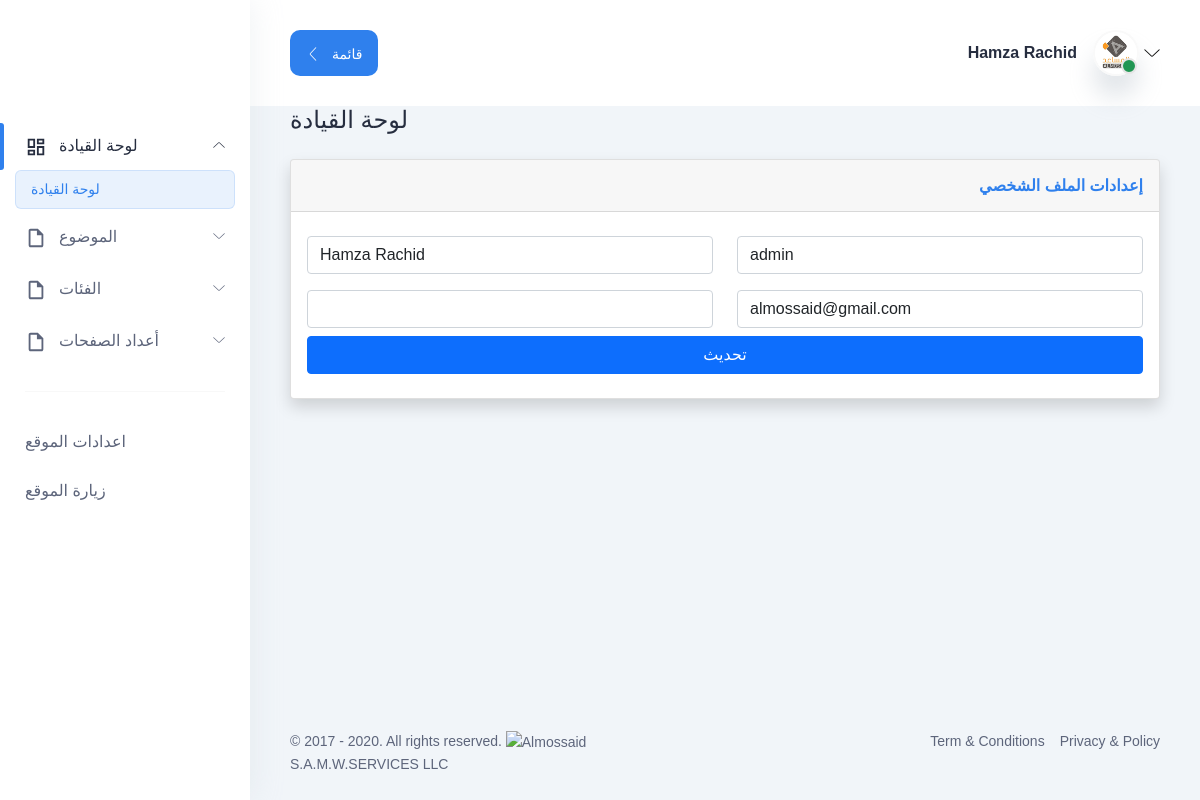
Page /adminAPI/settingsprofile.php (signed in) on the committed database.
### tables this page shows
CREATE TABLE `settings` (
  `title` varchar(222) NOT NULL,
  `file` blob NOT NULL,
  `off` enum('Open','Close') DEFAULT NULL,
  `date` timestamp NOT NULL DEFAULT current_timestamp(),
  `email` varchar(222) NOT NULL,
  `mobile` varchar(222) NOT NULL,
  `adresse` varchar(222) NOT NULL,
  `fax` varchar(222) NOT NULL,
  `color` varchar(222) NOT NULL,
  `facebook` varchar(200) NOT NULL,
  `youtube` varchar(200) NOT NULL,
  `instagram` varchar(200) NOT NULL,
  `size` varchar(55) NOT NULL,
  `key` varchar(222) NOT NULL,
  `url` varchar(222) NOT NULL
);

CREATE TABLE `users` (
  `id` int(11) NOT NULL,
  `fullname` varchar(222) NOT NULL,
  `email` varchar(222) NOT NULL,
  `password` varchar(200) NOT NULL,
  `file` blob NOT NULL,
  `role` enum('admin','user') DEFAULT NULL,
  `date` timestamp NOT NULL DEFAULT current_timestamp(),
  `username` varchar(99) NOT NULL
);

### adminAPI/settingsprofile.php (the view, shortened to what this page needs)
<?php include('head.php');?>
<?php
 $user = $connect->query("SELECT * FROM `users`")->fetch();
?>
                <div class="container-fluid">
                    <div class="d-sm-flex align-items-center justify-content-between mb-4">
                        <h1 class="h3 mb-0 text-gray-800">لوحة القيادة </h1>
                    </div>
                    <div class="row">
                        <div class="col-lg-12 mb-4">
                            <div class="card shadow mb-4">
                                <div class="card-header py-3">
                                    <h6 class="m-0 font-weight-bold text-primary text-end"> إعدادات الملف الشخصي </h6>
                                </div>
                                <div class="card-body">
                            <form action="" method="post">
                                <div class="form-group row">
                                    <div class="col-sm-6 mb-3 mb-sm-0 my-2">
                                     <input  class="form-control"  type="text" name="fullname" value="<?=$user['fullname']; ?>" autocomplete="off" class="box"/>
                                    </div>
                                    <div class="col-sm-6 my-2">
                                     <input class="form-control"  type="text" name="username" value="<?=$user['username']; ?>" autocomplete="off" class="box"/>
                                    </div>
                                </div>
                                 <div class="form-group row">
                                    <div class="col-sm-6 mb-3 mb-sm-0 my-2">
                                    <input  class="form-control"  type="password" name="password" autocomplete="off" class="box"/>
                                 </div>
                             <div class="col-sm-6 mb-3 mb-sm-0 my-2">
                                    <input  class="form-control"  type="text" name="email" value="<?=$user['email']; ?>" autocomplete="off" class="box"/>
                                 </div>
                                </div>
                             <div class="my-2">
                                <div class="d-grid gap-2">
                               <input type="submit" name='update' value="تحديث" class="btn btn-primary btn-user btn-block"> </input>
                               </div>
                               </div>
</form>
                                </div>
                            </div>
                        </div>
                    </div>
                </div>
<?php include('footer.php'); ?>

### adminAPI/head.php (shortened to what this page needs)
<?php
 require '../config/config.php';
 ?>
 <?php
 $settings = $connect->query("SELECT * FROM `settings`")->fetch();
 ?>
<!DOCTYPE html>
<html lang="en">
  <head>
   <link rel="stylesheet" type="text/css" href="//cdn.datatables.net/1.11.3/css/jquery.dataTables.min.css">
    <link rel='stylesheet' href='https://cdnjs.cloudflare.com/ajax/libs/font-awesome/5.10.2/css/all.css'>
    <link rel="stylesheet" href="assets/css/bootstrap.min.css" />
    <link rel="stylesheet" href="assets/css/LineIcons.css" />
    <link rel="stylesheet" href="assets/css/main.css" />
    <link rel="stylesheet" href="../plugin/fontawesome/fontawesome-browser.css" />
  </head>
  <body>
    <aside class="sidebar-nav-wrapper">
      <div class="navbar-logo">
        <a href="index.php">
          <img <?php $file ="logo/".$settings['file'];?> src="<?php echo $file ?>" width="40%" alt="logo" />
        </a>
      </div>
      <nav class="sidebar-nav">
        <ul>
          <li class="nav-item nav-item-has-children">
            <a href="#0"  data-bs-toggle="collapse"  data-bs-target="#ddmenu_1"  aria-controls="ddmenu_1"  aria-expanded="false" aria-label="Toggle navigation" >
              <span class="icon">
              </span>
              <span class="text">لوحة القيادة </span>
            </a>
            <ul id="ddmenu_1" class="collapse show dropdown-nav">
              <li>
                <a href="index.php" class="active"> لوحة القيادة  </a>
              </li>
            </ul>
          </li>
          <li class="nav-item nav-item-has-children">
            <a href="#0" class="collapsed" data-bs-toggle="collapse" data-bs-target="#ddmenu_2" aria-controls="ddmenu_2" aria-expanded="false"  aria-label="Toggle navigation" >
              <span class="icon">
              </span>
              <span class="text"> الموضوع </span>
            </a>
          </li>
          <li class="nav-item nav-item-has-children">
            <a href="#0" class="collapsed" data-bs-toggle="collapse" data-bs-target="#ddmenu_3" aria-controls="ddmenu_3" aria-expanded="false"  aria-label="Toggle navigation" >
              <span class="icon">
              </span>
              <span class="text">الفئات  </span>
            </a>
          </li>
          <li class="nav-item nav-item-has-children">
            <a href="#0" class="collapsed" data-bs-toggle="collapse" data-bs-target="#ddmenu_6" aria-controls="ddmenu_6" aria-expanded="false"  aria-label="Toggle navigation" >
              <span class="icon">
              </span>
              <span class="text"> أعداد الصفحات </span>
            </a>
          </li>
          <span class="divider"><hr /></span>
          <li class="nav-item">
             <a href="settings.php"> اعدادات الموقع   </a>
          </li>
          <li class="nav-item">
             <a href="<?= $settings['url'] ?>" rel="nofollow"  target="_blank"> زيارة الموقع </a>
          </li>
        </ul>
      </nav>
    </aside>
    <main class="main-wrapper">
      <header class="header">
        <div class="container-fluid">
          <div class="row">
            <div class="col-lg-5 col-md-5 col-6">
              <div class="header-left d-flex align-items-center">
                <div class="menu-toggle-btn mr-20">
                  <button
                    id="menu-toggle"
                    class="main-btn primary-btn btn-hover"
                  >
                    <i class="lni lni-chevron-left me-2"></i> قائمة
                  </button>
                </div>
              </div>
            </div>
            <div class="col-lg-7 col-md-7 col-6">
              <div class="header-right">
                <div class="profile-box ml-15">
                  <button
                    class="dropdown-toggle bg-transparent border-0"
                    type="button"
                    id="profile"
                    data-bs-toggle="dropdown"
                    aria-expanded="false"
                  >
                    <div class="profile-info">
                      <div class="info">
                        <h6><?php echo $_SESSION['login']['fullname']; ?></h6>
                        <div class="image">
                          <img  src="assets/images/profile/profile-image.png" alt=""/>
                          <span class="status"></span>
                        </div>
                      </div>
                    </div>
                    <i class="lni lni-chevron-down"></i>
                  </button>
                </div>
              </div>
            </div>
          </div>
        </div>
      </header>

### adminAPI/head.php (style rules this page uses)
body { font-family: 'Cairo',sans-serif !important; }

### rows in the picture
settings: file (picture)
users: fullname "Hamza Rachid", username "admin", email "almossaid@gmail.com"

### other values in the picture
$_SESSION['login']['fullname'] "Hamza Rachid"
